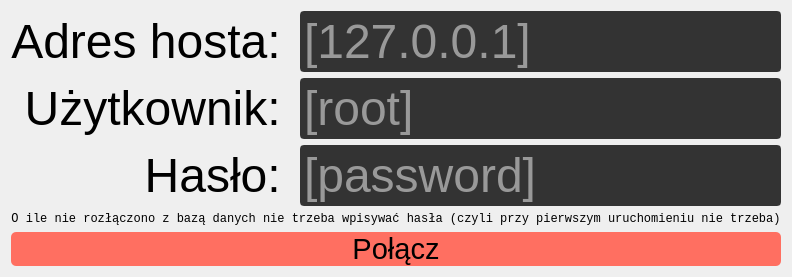
      <widget class="QWidget" name="page_database_login">
       <layout class="QHBoxLayout" name="horizontalLayout_2">
        <item>
         <layout class="QVBoxLayout" name="verticalLayout_7">
          <item>
           <layout class="QHBoxLayout" name="horizontalLayout_7">
            <item>
             <layout class="QVBoxLayout" name="verticalLayout_8">
              <item>
               <widget class="QLabel" name="label_7">
                <property name="font">
                 <font>
                  <family>Segoe UI</family>
                  <pointsize>36</pointsize>
                 </font>
                </property>
                <property name="text">
                 <string>Adres hosta: </string>
                </property>
                <property name="alignment">
                 <set>Qt::AlignRight|Qt::AlignTrailing|Qt::AlignVCenter</set>
                </property>
               </widget>
              </item>
              <item>
               <widget class="QLabel" name="label_8">
                <property name="font">
                 <font>
                  <family>Segoe UI</family>
                  <pointsize>36</pointsize>
                 </font>
                </property>
                <property name="text">
                 <string>Użytkownik: </string>
                </property>
                <property name="alignment">
                 <set>Qt::AlignRight|Qt::AlignTrailing|Qt::AlignVCenter</set>
                </property>
               </widget>
              </item>
              <item>
               <widget class="QLabel" name="label_9">
                <property name="font">
                 <font>
                  <family>Segoe UI</family>
                  <pointsize>36</pointsize>
                 </font>
                </property>
                <property name="text">
                 <string>Hasło: </string>
                </property>
                <property name="alignment">
                 <set>Qt::AlignRight|Qt::AlignTrailing|Qt::AlignVCenter</set>
                </property>
               </widget>
              </item>
             </layout>
            </item>
            <item>
             <layout class="QVBoxLayout" name="verticalLayout_9">
              <item>
               <widget class="QLineEdit" name="lineEdit_3">
                <property name="sizePolicy">
                 <sizepolicy hsizetype="Expanding" vsizetype="Expanding">
                  <horstretch>0</horstretch>
                  <verstretch>0</verstretch>
                 </sizepolicy>
                </property>
                <property name="font">
                 <font>
                  <family>Segoe UI</family>
                  <pointsize>36</pointsize>
                 </font>
                </property>
                <property name="styleSheet">
                 <string notr="true">QLineEdit {
	color:rgb(255,255,255);
	border:2px solid rgb(51,51,51);
	border-radius:4px;
	background:rgb(51,51,51);
}

QLineEdit:disabled {
	color:rgb(255,255,255);
	border:2px solid rgb(112,112,112);
	border-radius:4px;
	background:rgb(112,112,112);
}</string>
                </property>
                <property name="placeholderText">
                 <string>[127.0.0.1]</string>
                </property>
               </widget>
              </item>
              <item>
               <widget class="QLineEdit" name="lineEdit_4">
                <property name="sizePolicy">
                 <sizepolicy hsizetype="Expanding" vsizetype="Expanding">
                  <horstretch>0</horstretch>
                  <verstretch>0</verstretch>
                 </sizepolicy>
                </property>
                <property name="font">
                 <font>
                  <family>Segoe UI</family>
                  <pointsize>36</pointsize>
                 </font>
                </property>
                <property name="styleSheet">
                 <string notr="true">QLineEdit {
	color:rgb(255,255,255);
	border:2px solid rgb(51,51,51);
	border-radius:4px;
	background:rgb(51,51,51);
}

QLineEdit:disabled {
	color:rgb(255,255,255);
	border:2px solid rgb(112,112,112);
	border-radius:4px;
	background:rgb(112,112,112);
}</string>
                </property>
                <property name="placeholderText">
                 <string>[root]</string>
                </property>
               </widget>
              </item>
              <item>
               <widget class="QLineEdit" name="lineEdit_5">
                <property name="sizePolicy">
                 <sizepolicy hsizetype="Expanding" vsizetype="Expanding">
                  <horstretch>0</horstretch>
                  <verstretch>0</verstretch>
                 </sizepolicy>
                </property>
                <property name="font">
                 <font>
                  <family>Segoe UI</family>
                  <pointsize>36</pointsize>
                 </font>
                </property>
                <property name="styleSheet">
                 <string notr="true">QLineEdit {
	color:rgb(255,255,255);
	border:2px solid rgb(51,51,51);
	border-radius:4px;
	background:rgb(51,51,51);
}

QLineEdit:disabled {
	color:rgb(255,255,255);
	border:2px solid rgb(112,112,112);
	border-radius:4px;
	background:rgb(112,112,112);
}</string>
                </property>
                <property name="echoMode">
                 <enum>QLineEdit::Password</enum>
                </property>
                <property name="placeholderText">
                 <string>[password]</string>
                </property>
               </widget>
              </item>
             </layout>
            </item>
           </layout>
          </item>
          <item>
           <widget class="QLabel" name="label_40">
            <property name="sizePolicy">
             <sizepolicy hsizetype="Preferred" vsizetype="Fixed">
              <horstretch>0</horstretch>
              <verstretch>0</verstretch>
             </sizepolicy>
            </property>
            <property name="font">
             <font>
              <family>Courier New</family>
             </font>
            </property>
            <property name="text">
             <string>O ile nie rozłączono z bazą danych nie trzeba wpisywać hasła (czyli przy pierwszym uruchomieniu nie trzeba)</string>
            </property>
            <property name="alignment">
             <set>Qt::AlignCenter</set>
            </property>
           </widget>
          </item>
          <item>
           <widget class="QPushButton" name="bn_databaselogin">
            <property name="font">
             <font>
              <family>Segoe UI</family>
              <pointsize>22</pointsize>
             </font>
            </property>
            <property name="styleSheet">
             <string notr="true">QPushButton {
	border: none;
	background-color: #FF6F61;
border-radius:5px;
}
QPushButton:hover {
	background-color: #FF958A;
}
QPushButton:pressed {
background-color: #FF6F61;
}</string>
            </property>
            <property name="text">
             <string>Połącz</string>
            </property>
            <property name="shortcut">
             <string>Return</string>
            </property>
           </widget>
          </item>
         </layout>
        </item>
       </layout>
      </widget>
